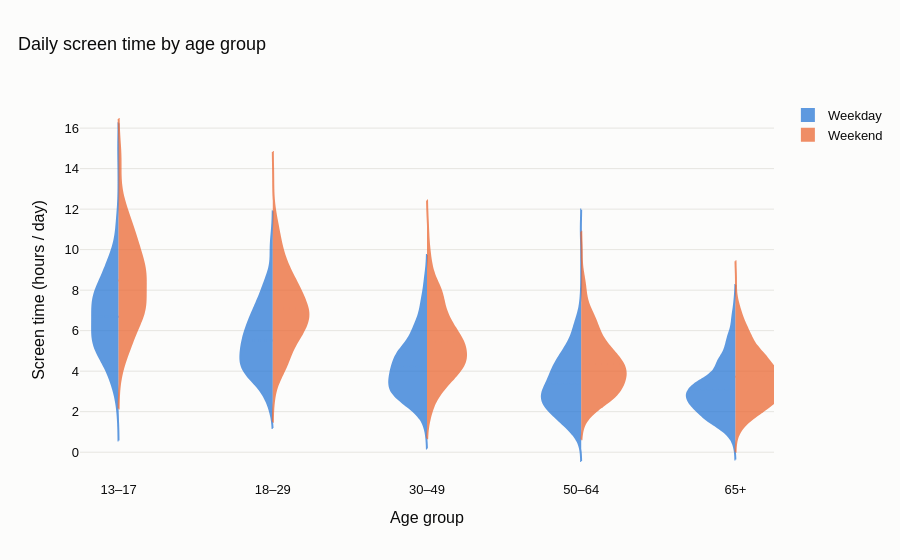

This figure's notebook cell:
### Markdown cell above
### plotly

### Code cell
import plotly.graph_objects as go
fig = go.Figure()
for color, side, (name, g) in zip(PALETTE, ["negative", "positive"], df.groupby(hue, observed=True)):
    fig.add_trace(go.Violin(x=g[x], y=g[y], name=str(name), side=side, line_color=color,
                            fillcolor=color, opacity=0.75, meanline_visible=True, points=False))
fig.update_layout(violinmode="overlay", violingap=0.1, title=labels["title"],
                  xaxis_title=labels["x"], yaxis_title=labels["y"])
fig.show()

### Figure 1 — Plotly figure (JSON) as saved in the notebook; plotly's stock layout.template omitted (floating-point values rounded to 4 significant figures; data arrays with more than 128 entries replaced by an {"elided": "..."} marker saying what was removed)
{"data": [{"fillcolor": "#2a78d6", "line": {"color": "#2a78d6"}, "meanline": {"visible": true}, "name": "Weekday", "opacity": 0.75, "points": false, "side": "negative", "type": "violin", "x": {"elided": "1500 str values"}, "y": {"elided": "1500 float values"}}, {"fillcolor": "#eb6834", "line": {"color": "#eb6834"}, "meanline": {"visible": true}, "name": "Weekend", "opacity": 0.75, "points": false, "side": "positive", "type": "violin", "x": {"elided": "1500 str values"}, "y": {"elided": "1500 float values"}}], "layout": {"title": {"text": "Daily screen time by age group"}, "violingap": 0.1, "violinmode": "overlay", "xaxis": {"title": {"text": "Age group"}}, "yaxis": {"title": {"text": "Screen time (hours / day)"}}}}
